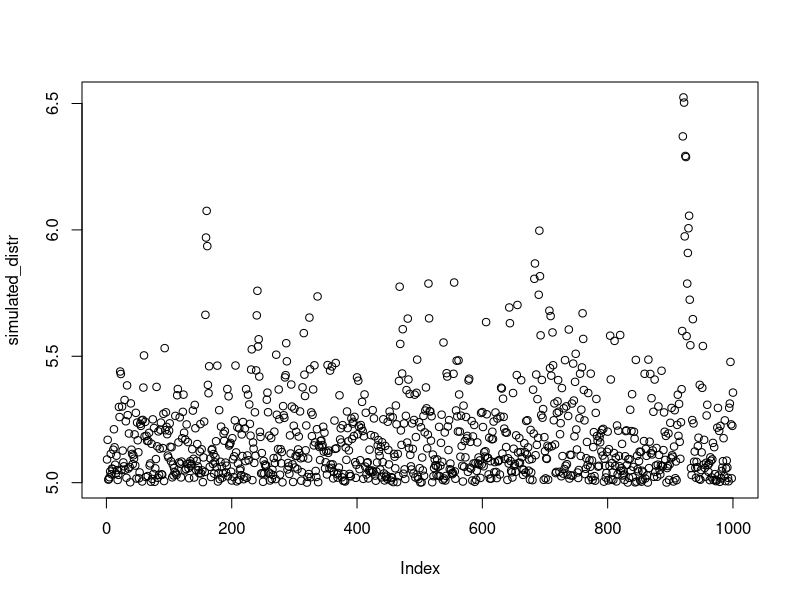
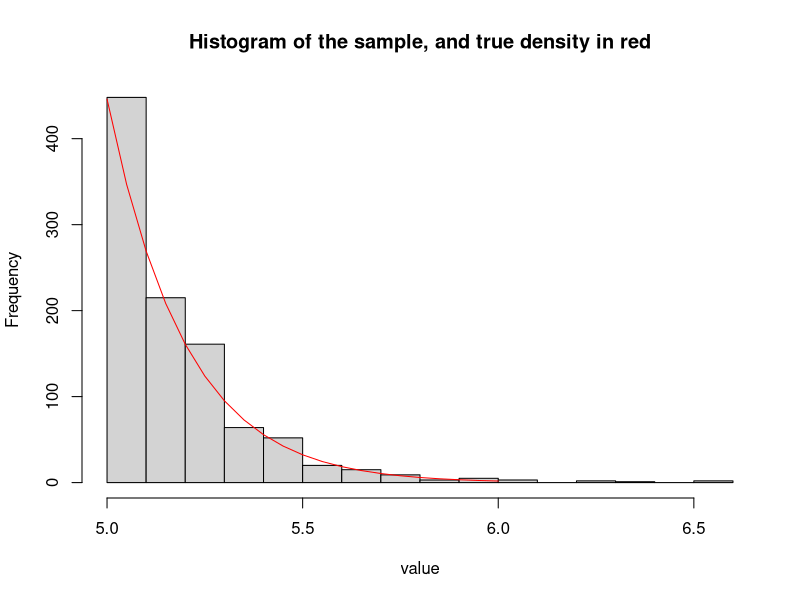

The R script that drew these images, in order:
##
# A simple example of Metropolis-Hastings algorithm
# 2016.4.1
##
# This code introduces a simple example of the algorithm, in the case
#   where the instrumental distribution is chosen symmetric.
#
# The aim is to simulate a sample following a distribution (target 
# distribution). Density of this target distribution is only known up to a
# multiplicative constant.
# The idea is to perform simulations through another distribution (instrumental
#   distribution). This instrumental distribution is chosen to be easy to
#   compute. 
# The simulations through the instrumental distribution are "corrected".
#   To do this, we construct a Markov chain which admits a unique
#   stationary distribution which is the target distribution.
#   In practice, steps of the chain follows the instrumental distribution,
#   but step can be rejected with a certain probability.
#
# In this example, we want to simulate a sample of the standard normal
#   distribution knowing that the values are greater than a limit 5. If we
#   want to obtain this sample directly by reject algorithm, most of values
#   are rejected.
limit = 5 # we want to compute N(. | >limit), where N is normal distribution
x_test = rnorm(10000)
max(x_test) # close to 3.5
which(x_test > limit) # no element, all are rejected 

# Therefore, we will use a Metropolis-Hastings algorithm to compute this
#   distribution. To do this, we first need the density of this target
#   distribution up to a constant. This is easily available, by cutting
#   the normal distribution.
# Target density (this density is only known up to a constant)
pi_func0 = function(x, limit) {
  if(x < limit) {
    return(0)
  } else {
    return(dnorm(x, mean = 0, sd = 1))
  }
}
pi_func = function(x) {pi_func0(x, limit)}

# Then, we need an instrumental distribution which can be easily simulated.
#   To simplify computations, we take it symmetric. Here, the normal
#   distribution centred in x and with standard deviation of sd = 0.01 is 
#   chosen. To simulate this distribution is easy.
# Simulation of the instrumental distribution
q_func_symm = function(x, sd = 0.01) {
  y = rnorm(1,x,sd)
  return(y)
}

# The parameter sd indicates the range of each step. When sd is small, each
#   step is small and the probability to be accepted is higher. However, the
#   Markov chain is moving slowly and many steps are necessary to reach
#   stationary distribution. When sd is high, higer steps are done, but are
#   accepted less often.

# The density of the instrumental distribution is not needed here, since
#   the instrumental distribution is symmetric. Another version of Metropolis-
#   Hastings can be done without this assumption of symmetry.

# The step to compute x_{t+1} knowing x_{t} is done in the following function.
#   From the initial x_{t}, we simulate the instrumental distribution q(x).
#   Then we accept it with a probability of alpha(x,q(x)).
iterate_t_to_t_plus_1 = function(x_t, sd) {
  y_t_plus_1 = q_func_symm(x_t, sd)
  alpha_current = alpha(x_t, y_t_plus_1)
  x_t_plus_1 = NA
  if(runif(1) < alpha_current) { # move
    x_t_plus_1 = y_t_plus_1
  } else {
    x_t_plus_1 = x_t
  }
  return(x_t_plus_1)
}

# The probability to accept the move is simply the quotient of probability
#   of the target distribution, since the instrumental distribution is
#   symmetric.
alpha = function(x_t, y_t_plus_1) {
  alpha_out = min(pi_func(y_t_plus_1) / pi_func(x_t), 1)
  return(alpha_out)
}

# Now, we can begin an example of this algorithm.
N = 1000000 # length of the chain
sd = 0.01 # standard deviation of the steps move
x_1 = limit # initialization of the chain

# x_{t} contains the chain from date 1 to N
x_t_vect = rep(NA, N)
x_t_vect[1] = x_1
for(i in 2:N) {
  if(i %% 10000 == 0) {
    print(i)
  }
  x_t_vect[i] = iterate_t_to_t_plus_1(x_t_vect[i-1], sd)
}

# Two consecutives elements of the chain are correlated. Then, we only
#   consider one element every "step" elements, to get our output sample.
step = 1000
simulated_distr = x_t_vect[seq(from = step, by = step, to = length(x_t_vect))]
# We obtain a sample of length N/step following the normal distribution knowing
#   that values are greater than limit.
plot(simulated_distr)

# We check results by plotting the histogram of our sample, and the
#   density of N(. | >limit) known up to a multiplicative constant. We
#   observe that the shape is similar.
hist(simulated_distr, main = "Histogram of the sample, and true density in red",
     xlab = "value")
x = seq(from=limit, to = limit+1, by = 0.05)
lines(x, 300000000*sapply(x, pi_func), col = "red")